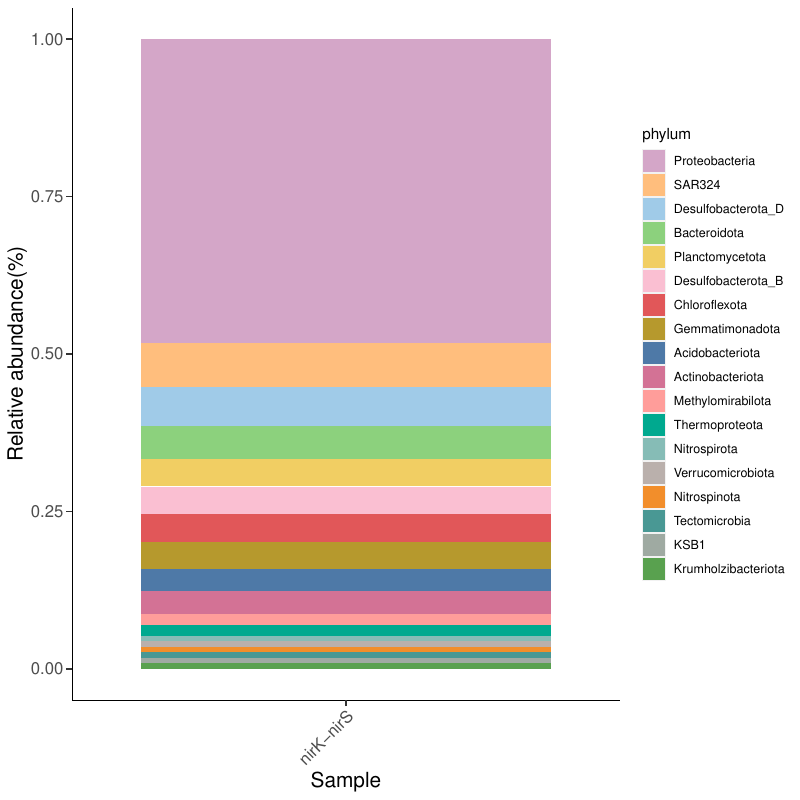

Reproduce this figure in R.
library(ggplot2)
data <- read.csv("nirK-nirS.csv", header = T, check.names = F)
data$phylum <- factor(data$phylum,levels = c("Proteobacteria","SAR324","Desulfobacterota_D","Bacteroidota","Planctomycetota","Desulfobacterota_B","Chloroflexota","Gemmatimonadota","Acidobacteriota","Actinobacteriota","Methylomirabilota","Thermoproteota","Nitrospirota","Verrucomicrobiota","Nitrospinota","Tectomicrobia","KSB1","Krumholzibacteriota"))
mycol <- c("#d4a6c8","#ffbe7d","#a0cbe8","#8cd17d","#f1ce63","#fabfd2","#e15759","#b6992d","#4e79a7","#d37295","#ff9d9a","#00a98f","#86bcb6","#bab0ac","#f28e2b","#499894","#9faaa2","#59a14f")
p <- ggplot(data, aes(x=gene, y=num, fill=phylum)) + geom_bar(stat = "identity",position ="fill") + scale_fill_manual(values=mycol) + labs(x = "Sample" , y = "Relative abundance(%)") + theme(axis.title=element_text(size=15),axis.text.x = element_text(angle=45, hjust = 1, vjust = 1 ,size = 12),axis.text.y = element_text(size = 12),axis.ticks.length=unit(0.15,"cm") ,panel.background = element_blank(),axis.line = element_line(color = "black"))
ggsave("nirK-nirS.pdf",p,width = 8,height = 8)